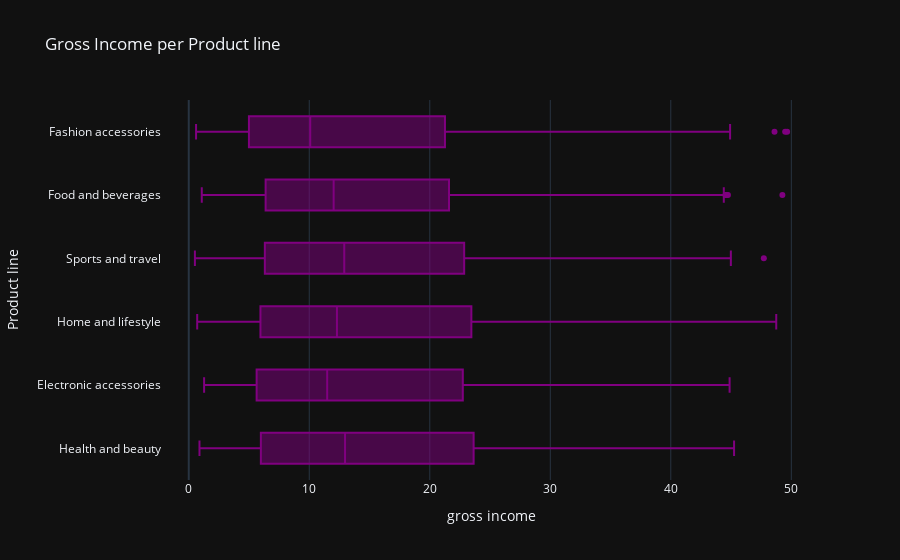

This figure's notebook cell:
### Code cell
fig = px.box(market, x='gross income',y='Product line',template='plotly_dark',color_discrete_map={"Male": "#F3CCFF", "Female": "#570A57"},color_discrete_sequence=['Purple'],title='Gross Income per Product line')
fig.show()

### Figure 1 — Plotly figure (JSON) as saved in the notebook; plotly's stock layout.template omitted (floating-point values rounded to 4 significant figures; data arrays with more than 128 entries replaced by an {"elided": "..."} marker saying what was removed)
{"data": [{"alignmentgroup": "True", "hovertemplate": "gross income=%{x}<br>Product line=%{y}<extra></extra>", "legendgroup": "", "marker": {"color": "Purple"}, "name": "", "notched": false, "offsetgroup": "", "orientation": "h", "showlegend": false, "type": "box", "x": {"elided": "1000 float values"}, "x0": " ", "xaxis": "x", "y": {"elided": "1000 str values"}, "y0": " ", "yaxis": "y"}], "layout": {"boxmode": "group", "legend": {"tracegroupgap": 0}, "title": {"text": "Gross Income per Product line"}, "xaxis": {"anchor": "y", "domain": [0, 1], "title": {"text": "gross income"}}, "yaxis": {"anchor": "x", "domain": [0, 1], "title": {"text": "Product line"}}}}
